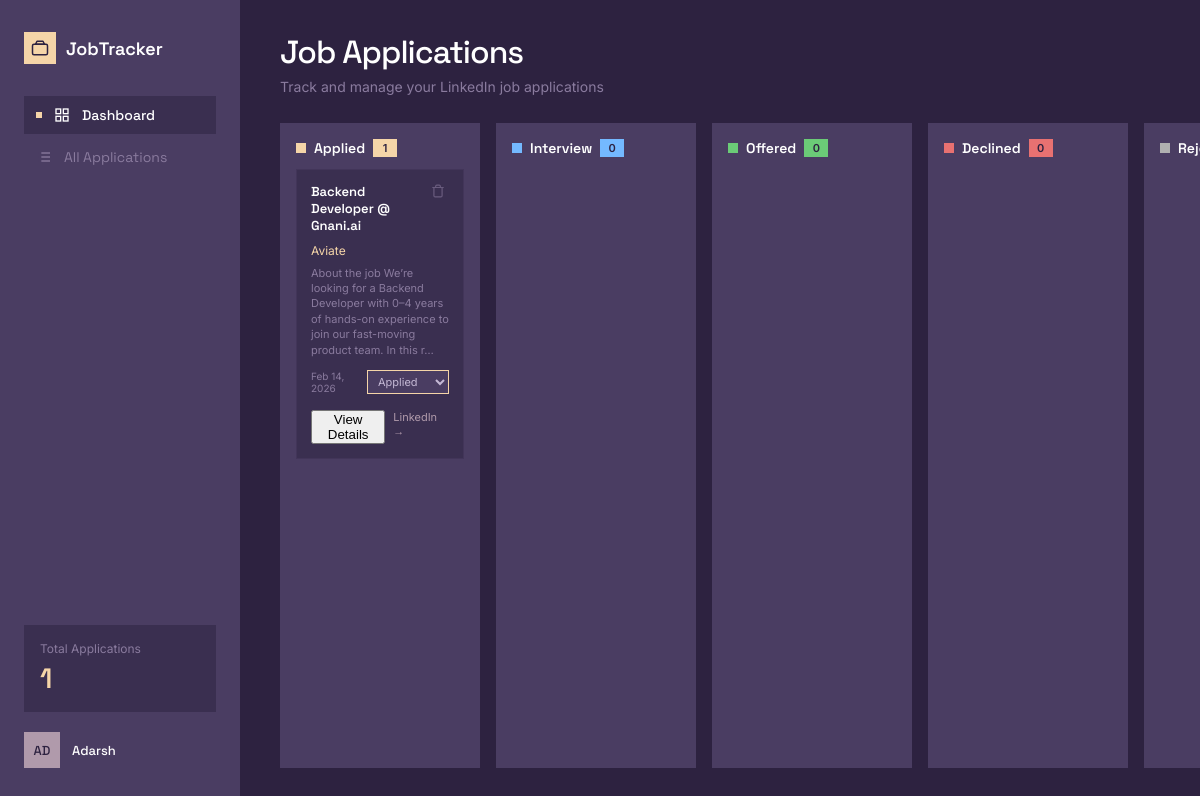
The page / on the database its author committed.
### models.py (models this page shows)
class JobApplication(Base):
    __tablename__ = "job_applications"
    id = Column(Integer, primary_key=True, index=True, autoincrement=True)
    job_title = Column(String, nullable=False)
    company = Column(String, nullable=True)
    description = Column(String, nullable=True)
    status = Column(String, default="Applied")
    applied_date = Column(DateTime, default=lambda: datetime.now(timezone.utc))
    url = Column(String, nullable=True)

### main.py (the view)
@app.get("/", response_class=HTMLResponse)
def dashboard(request: Request, db: Session = Depends(get_db)):
    jobs = db.query(JobApplication).order_by(JobApplication.applied_date.desc()).all()
    statuses = ["Applied", "Interview", "Offered", "Declined", "Rejected"]
    columns = {s: [j for j in jobs if j.status == s] for s in statuses}
    status_colors = {
        "Applied": "#F5D5A8",
        "Interview": "#74B9FF",
        "Offered": "#6BCB77",
        "Declined": "#E87171",
        "Rejected": "#B0B0B0",
    }
    return templates.TemplateResponse(
        "dashboard.html",
        {
            "request": request,
            "columns": columns,
            "statuses": statuses,
            "status_colors": status_colors,
            "total": len(jobs),
        },
    )

### templates/dashboard.html (shortened to what this page needs)
<!DOCTYPE html>
<html lang="en">
<head>
    <link rel="stylesheet" href="/static/style.css">
</head>
<body>
    <aside class="sidebar">
        <div class="sidebar-top">
            <div class="logo">
                <div class="logo-mark">
                    <svg width="18" height="18" viewBox="0 0 24 24" fill="none" stroke="#2D2240" stroke-width="2"
                        stroke-linecap="round" stroke-linejoin="round">
                        <rect x="2" y="7" width="20" height="14" rx="2" ry="2" />
                        <path d="M16 3h-8l-2 4h12z" />
                    </svg>
                </div>
                <span class="logo-text">JobTracker</span>
            </div>
            <nav class="nav">
                <a href="/" class="nav-item active">
                    <span class="nav-dot"></span>
                    <svg width="16" height="16" viewBox="0 0 24 24" fill="none" stroke="currentColor" stroke-width="2">
                        <rect x="3" y="3" width="7" height="7" />
                        <rect x="14" y="3" width="7" height="7" />
                        <rect x="3" y="14" width="7" height="7" />
                        <rect x="14" y="14" width="7" height="7" />
                    </svg>
                    <span>Dashboard</span>
                </a>
                <a href="/applications" class="nav-item">
                    <span>All Applications</span>
                </a>
            </nav>
        </div>
        <div class="sidebar-bottom">
            <div class="stats-box">
                <div class="stats-title">Total Applications</div>
                <div class="stats-value">{{ total }}</div>
            </div>
            <div class="user-section">
                <div class="avatar">AD</div>
                <span class="user-name">Adarsh</span>
            </div>
        </div>
    </aside>
    <main class="content">
        <div class="page-header">
            <div class="header-left">
                <h1>Job Applications</h1>
                <p>Track and manage your LinkedIn job applications</p>
            </div>
        </div>
        <div class="kanban-board">
            {% for status in statuses %}
            <div class="kanban-column">
                <div class="column-header">
                    <div class="column-dot" style="background: {{ status_colors[status] }}"></div>
                    <span class="column-title">{{ status }}</span>
                    <span class="column-count" style="background: {{ status_colors[status] }}">{{ columns[status]|length
                        }}</span>
                </div>
                <div class="column-cards" id="column-{{ status }}">
                    {% for job in columns[status] %}
                    <div class="job-card" data-id="{{ job.id }}">
                        <div class="card-top">
                            <h3 class="card-title">{{ job.job_title }}</h3>
                            <button class="card-delete" onclick="deleteJob({{ job.id }})" title="Delete">
                                <svg width="14" height="14" viewBox="0 0 24 24" fill="none" stroke="currentColor"
                                    stroke-width="2" stroke-linecap="round" stroke-linejoin="round">
                                    <polyline points="3 6 5 6 21 6" />
                                    <path
                                        d="M19 6v14a2 2 0 0 1-2 2H7a2 2 0 0 1-2-2V6m3 0V4a2 2 0 0 1 2-2h4a2 2 0 0 1 2 2v2" />
                                </svg>
                            </button>
                        </div>
                        {% if job.company %}
                        <span class="card-company">{{ job.company }}</span>
                        {% endif %}
                        {% if job.description %}
                        <p class="card-desc">{{ job.description }}</p>
                        {% endif %}
                        <div class="card-footer">
                            <span class="card-date">{{ job.applied_date.strftime('%b %d, %Y') }}</span>
                            <select class="status-select" onchange="updateStatus({{ job.id }}, this.value)"
                                style="border-color: {{ status_colors[status] }}">
                                {% for s in statuses %}
                                <option value="{{ s }}" {% if s==status %}selected{% endif %}>{{ s }}</option>
                                {% endfor %}
                            </select>
                        </div>
                        <div class="card-actions-row" style="display: flex; gap: 8px; margin-top: 8px;">
                            <button onclick="openModal({{ job.id }})" class="btn-text-sm">View Details</button>
                            {% if job.url %}
                            <a href="{{ job.url }}" target="_blank" class="card-link">LinkedIn →</a>
                            {% endif %}
                        </div>
                    </div>
                    {% endfor %}
                </div>
            </div>
            {% endfor %}
        </div>
    </main>
</body>
</html>

### rows shown on the page
JobApplication: job_title "Backend Developer @ Gnani.ai", company "Aviate", description "About the job We’re looking for a Backend Developer with 0–4 years of hands-on experience to join our fast-moving product team. In this r…", applied_date "Feb 14, 2026", id "Applied"

### other values the page prints
{{ total }} "1"
{{ status }} "Applied" "Interview" "Offered" "Declined"
{{ columns[status]|length }} "1" "0" "0" "0"
